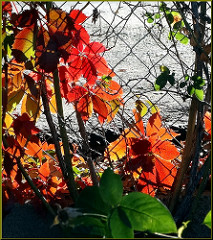
#> input picture dataset_split/train/10386522775_4f8c616999_m.jpg, 213 x 240 px; its folder holds 4 pictures in this run
$ python generate_features.py
#> lines starting #> are read from the running program, lines starting #| are printed output that depends on the picture
### ml_utils.py
"""Shared helpers for the IoT ML command-line workflow."""

from __future__ import annotations

import csv
import json
import os
import pickle
from pathlib import Path
from typing import Any

import numpy as np
from sklearn.ensemble import RandomForestClassifier
from sklearn.linear_model import LogisticRegression
from sklearn.metrics import accuracy_score, classification_report, precision_score, recall_score, f1_score
from sklearn.neighbors import KNeighborsClassifier
from sklearn.naive_bayes import GaussianNB
from sklearn.pipeline import Pipeline
from sklearn.preprocessing import StandardScaler
from sklearn.svm import SVC
from sklearn.neural_network import MLPClassifier


DEFAULT_MODEL_PATH = "iot_model.pkl"


def read_choice(prompt: str, options: list[str]) -> str:
    """Read a 1-based menu choice and return the selected option."""
#> called with prompt = 'Select your data type (number): '
    for i, option in enumerate(options, start=1):
        print(f"  {i}. {option}")
    raw = input(prompt).strip()
#> the answer given: 1
    try:
        idx = int(raw) - 1
    except ValueError as exc:
        raise ValueError(f"Expected a number from 1 to {len(options)}, got {raw!r}.") from exc
    if idx < 0 or idx >= len(options):
        raise ValueError(f"Choice must be between 1 and {len(options)}.")
    return options[idx]


# [115 lines left out: functions require_file, load_features, ensure_2d, load_labels, build_classifier, save_artifact and 2 more, not called in this run]

### generate_features.py
"""
Feature Generation Script for IoT ML

Extracts simple local features for image, audio, numerical, and character data.
If a dataset directory contains class subfolders, labels are saved alongside the
features as y_train.npy and y_test.npy.
"""

from __future__ import annotations

import json
import os
from pathlib import Path
from typing import Callable

import numpy as np
import pandas as pd

try:
    from PIL import Image
except ImportError:
    Image = None

try:
    import librosa
except ImportError:
    librosa = None

from ml_utils import read_choice


DATA_TYPES = ["image", "audio", "numerical", "character"]
IMAGE_EXTENSIONS = {".jpg", ".jpeg", ".png", ".bmp", ".gif", ".webp"}
AUDIO_EXTENSIONS = {".wav", ".mp3", ".flac", ".ogg", ".m4a"}
TEXT_EXTENSIONS = {".txt", ".log", ".md", ".csv"}


def get_data_paths() -> tuple[str, str]:
    train_path = input("Enter path to training data folder or file: ").strip()
#> the answer given: dataset_split/train
    test_path = input("Enter path to test data folder or file: ").strip()
#> the answer given: dataset_split/train
    return train_path, test_path


def choose_data_type() -> str:
    print("Available data types:")
    return read_choice("Select your data type (number): ", DATA_TYPES)


def extract_features_image(file_path: str | os.PathLike[str]) -> np.ndarray:
    if Image is None:
        raise ImportError("Pillow is required for image processing. Install it with: pip install pillow")
    img = Image.open(file_path).convert("L").resize((64, 64))
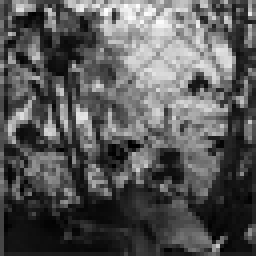
#> img: PIL image 64x64 L (shown 4 times larger); min 0, max 255, mean 87.8
    return np.asarray(img, dtype=np.float32).flatten() / 255.0


# [37 lines left out: functions extract_features_audio, extract_features_numerical, load_numerical_table, extract_features_character_text, not called in this run]


def extract_features_character(file_path: str | os.PathLike[str]) -> np.ndarray:
    with open(file_path, "r", encoding="utf-8", errors="ignore") as handle:
        return extract_features_character_text(handle.read())


def feature_function(data_type: str) -> Callable[[str | os.PathLike[str]], np.ndarray]:
    return {
        "image": extract_features_image,
        "audio": extract_features_audio,
        "numerical": extract_features_numerical,
        "character": extract_features_character,
    }[data_type]


def allowed_extension(data_type: str, path: Path) -> bool:
    suffix = path.suffix.lower()
    if data_type == "image":
        return suffix in IMAGE_EXTENSIONS
    if data_type == "audio":
        return suffix in AUDIO_EXTENSIONS
    if data_type == "character":
        return suffix in TEXT_EXTENSIONS
    return path.is_file()


def pad_and_stack(features: list[np.ndarray]) -> np.ndarray:
    if not features:
        raise ValueError("No features were extracted.")
    flattened = [np.asarray(feature).reshape(-1) for feature in features]
    max_len = max(len(feature) for feature in flattened)
    stacked = np.zeros((len(flattened), max_len), dtype=np.float32)
    for row, feature in enumerate(flattened):
        stacked[row, : len(feature)] = feature
    return stacked


def iter_labeled_files(folder_path: Path, data_type: str) -> list[tuple[Path, str | None]]:
    class_dirs = [path for path in folder_path.iterdir() if path.is_dir() and not path.name.startswith(".")]
    labeled_files: list[tuple[Path, str | None]] = []
    if class_dirs:
        for class_dir in sorted(class_dirs):
            for file_path in sorted(class_dir.rglob("*")):
                if file_path.is_file() and allowed_extension(data_type, file_path):
                    labeled_files.append((file_path, class_dir.name))
    else:
        for file_path in sorted(folder_path.rglob("*")):
            if file_path.is_file() and allowed_extension(data_type, file_path):
                labeled_files.append((file_path, None))
    return labeled_files


def process_folder(folder_path: str | os.PathLike[str], data_type: str) -> tuple[np.ndarray, np.ndarray | None]:
    root = Path(folder_path)
    extractor = feature_function(data_type)
    features = []
    labels = []
    for file_path, label in iter_labeled_files(root, data_type):
        try:
            features.append(extractor(file_path))
            if label is not None:
                labels.append(label)
        except Exception as exc:
            print(f"Skipping {file_path}: {exc}")
#> pass 2 of the loop in process_folder, `for file_path, label in iter_labeled_files(root, data_type):`:
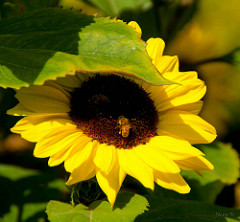
#> input picture dataset_split/train/12471443383_b71e7a7480_m.jpg, 240 x 222 px
#> in extract_features_image (call 2), `img = Image.open(file_path).convert("L").resize((64, 64))`:
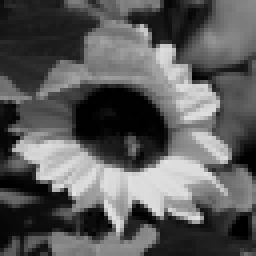
#> img: PIL image 64x64 L (shown 4 times larger); min 0, max 228, mean 90.6
#> pass 3 of the loop in process_folder, `for file_path, label in iter_labeled_files(root, data_type):`:
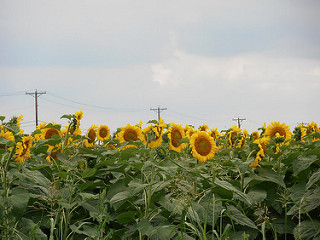
#> input picture dataset_split/train/14244410747_22691ece4a_n.jpg, 320 x 240 px
#> in extract_features_image (call 3), `img = Image.open(file_path).convert("L").resize((64, 64))`:
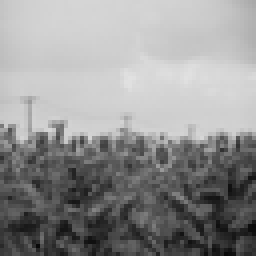
#> img: PIL image 64x64 L (shown 4 times larger); min 9, max 225, mean 146
#> the loop made 4 passes; the first 3 are shown
#| Train features shape: (4, 4096)
#> pass 2 of the loop in process_folder, `for file_path, label in iter_labeled_files(root, data_type):`:
#> pass 3 of the loop in process_folder, `for file_path, label in iter_labeled_files(root, data_type):`:
#> the loop made 4 passes; the first 3 are shown
    label_array = np.array(labels) if labels and len(labels) == len(features) else None
    return pad_and_stack(features), label_array


# [8 lines left out: function process_data, not called in this run]


def process_dataset(path: str | os.PathLike[str], data_type: str) -> tuple[np.ndarray, np.ndarray | None]:
    candidate = Path(path)
    if candidate.is_dir():
        return process_folder(candidate, data_type)
    if data_type == "numerical" and candidate.suffix.lower() == ".csv":
        return load_numerical_table(candidate)
    return pad_and_stack([process_data(candidate, data_type)]), None


def save_features(prefix: str, features: np.ndarray, labels: np.ndarray | None) -> None:
    np.save(f"{prefix}_features.npy", features)
    if labels is not None:
        np.save(f"y_{prefix}.npy", labels)
        print(f"Saved {prefix} labels as y_{prefix}.npy")


def main() -> None:
    data_type = choose_data_type()
    train_path, test_path = get_data_paths()

    print("\nExtracting features for training data...")
    train_features, train_labels = process_dataset(train_path, data_type)
    print(f"Train features shape: {train_features.shape}")

    print("\nExtracting features for test data...")
    test_features, test_labels = process_dataset(test_path, data_type)
    print(f"Test features shape: {test_features.shape}")
#| Test features shape: (4, 4096)

    save_features("train", train_features, train_labels)
    save_features("test", test_features, test_labels)

    metadata = {
        "data_type": data_type,
        "train_shape": list(train_features.shape),
        "test_shape": list(test_features.shape),
        "labels_saved": bool(train_labels is not None and test_labels is not None),
    }
    with open("feature_metadata.json", "w", encoding="utf-8") as handle:
        json.dump(metadata, handle, indent=2)

    print("Features saved as train_features.npy and test_features.npy")
    print("Feature metadata saved as feature_metadata.json")


if __name__ == "__main__":
    main()
